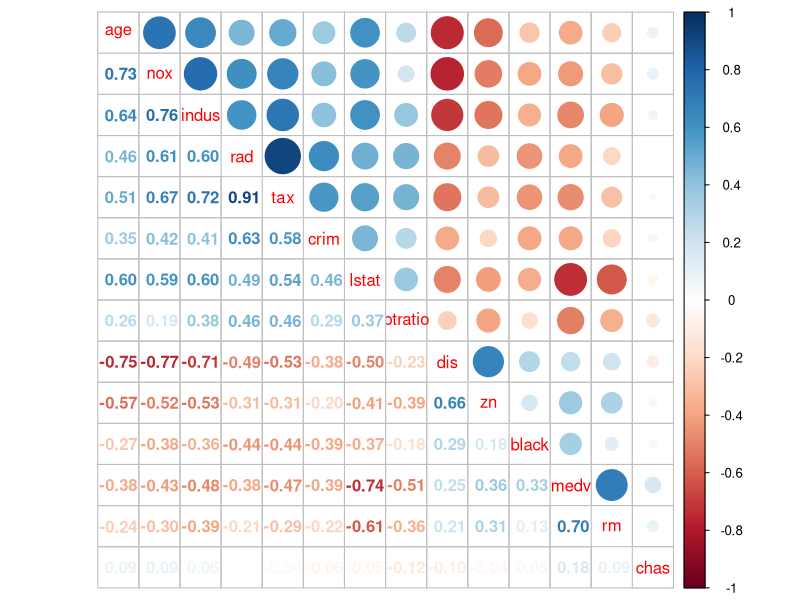
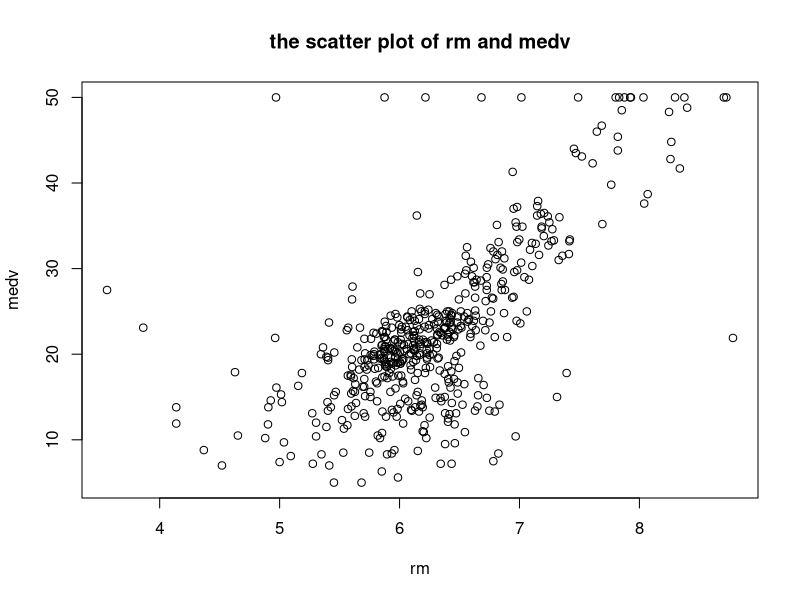
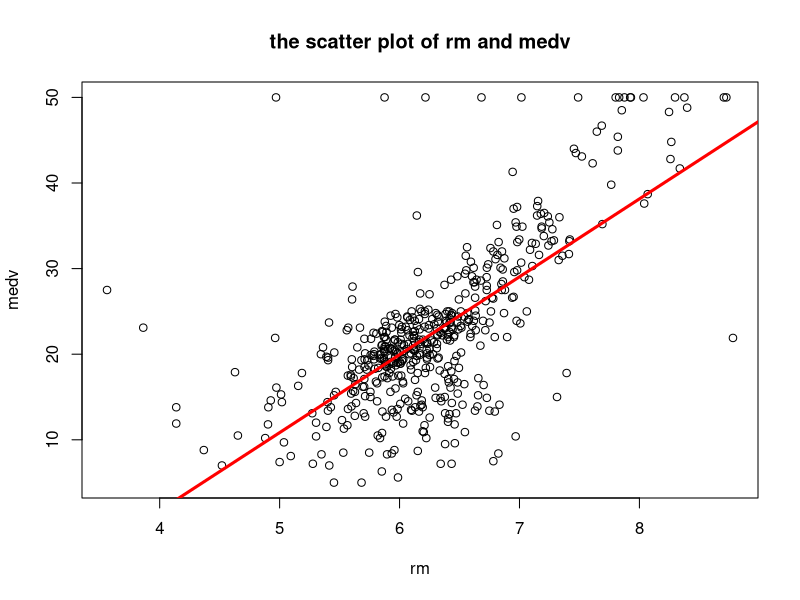
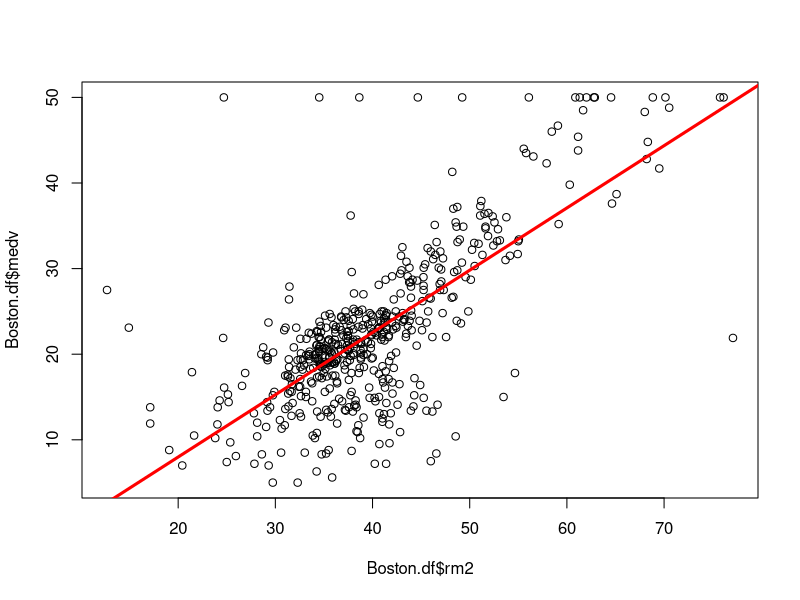
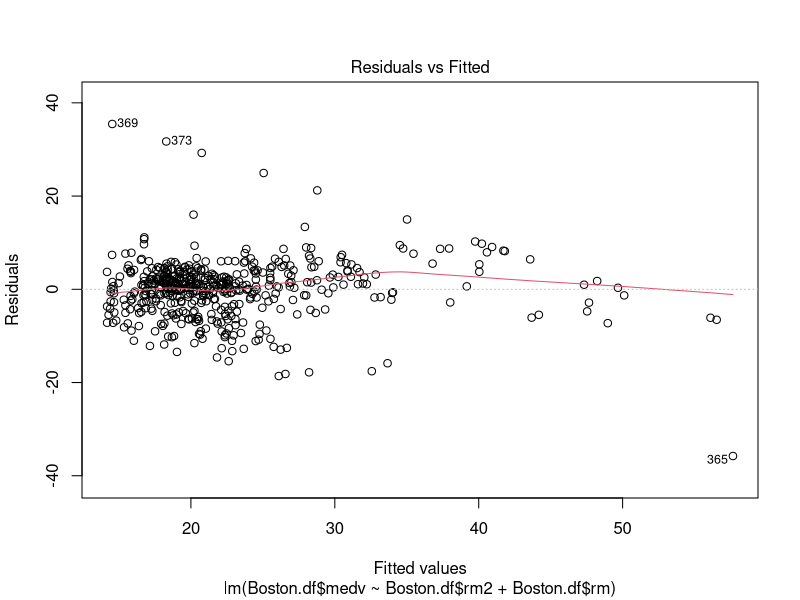
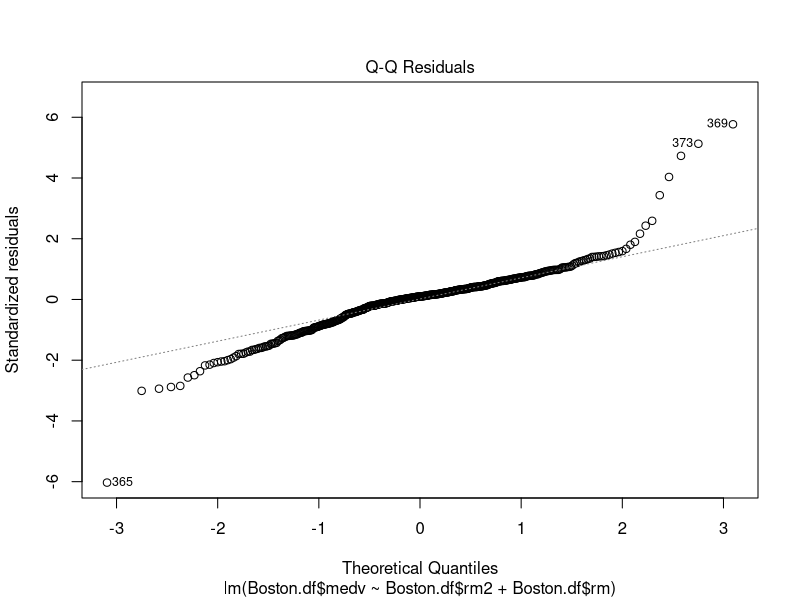
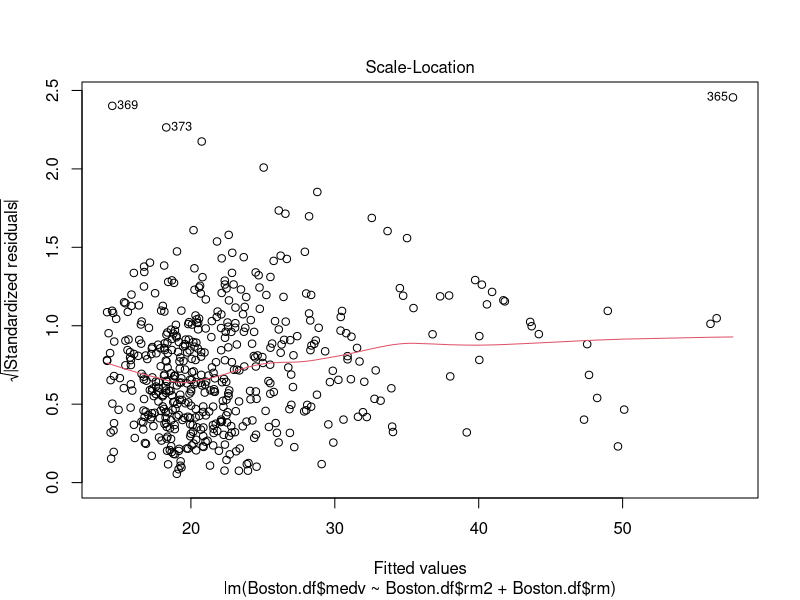
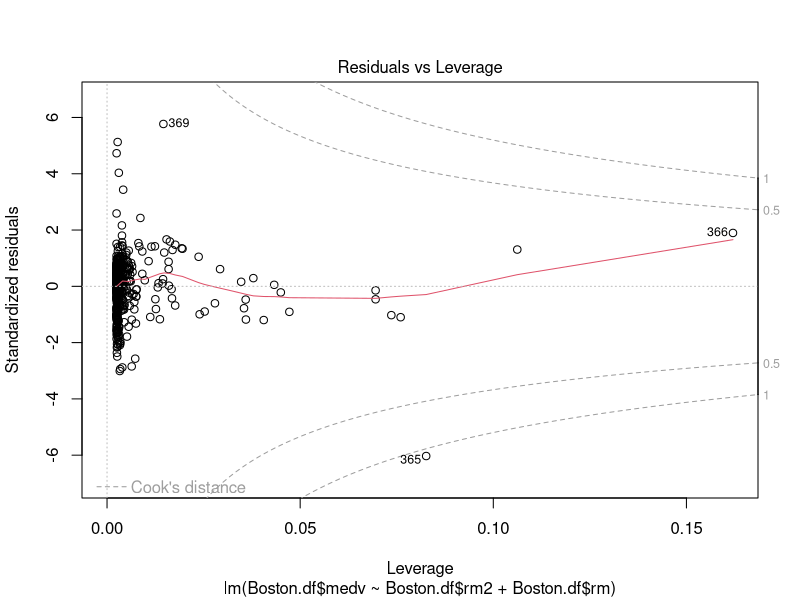

Source code (R) for these figures, in order:
library(MASS)
library(corrplot)
library(dplyr) 

summary(Boston)
head(Boston)
str(Boston)



corrplot.mixed(cor(Boston), order = 'AOE')

#As the plot shows the medv shows a strong relationship with the rm at 0.7, with the lstat at-0.74
#the ptratio at -0.51, several at aroud .40s


Boston$chas <- as.factor(Boston$chas)
Boston$rm <- as.numeric(as.character(Boston$rm))
Boston.df <- data.frame(Boston)
head(Boston.df)
names(Boston.df)

summary(Boston.df$rm)

plot(Boston.df$rm, Boston.df$medv, main="the scatter plot of rm and medv",xlab="rm",ylab="medv")
lm.fit_rm=lm(medv~rm, data = Boston.df)
summary(lm.fit_rm)
coef(lm.fit_rm)
confint(lm.fit_rm)
plot(Boston.df$rm, Boston.df$medv, main="the scatter plot of rm and medv",xlab="rm",ylab="medv")
abline(lm.fit_rm,lwd=3,col="red")

Boston.df$rm2<-Boston.df$rm*Boston.df$rm
lm.fit_2=lm(Boston.df$medv~Boston.df$rm2)
summary(lm.fit_2)
plot(Boston.df$medv~Boston.df$rm2)
abline(lm.fit_2,lwd=3,col="red")

lapply(Boston.df,is.numeric)
unlist(lapply(Boston.df,is.numeric))

#Add quadratic
lm.fit_3=lm(Boston.df$medv~Boston.df$rm2+Boston.df$rm)
summary(lm.fit_3)
plot(lm.fit_3)

#Add lstat

lm.fit_4=lm(Boston.df$medv~Boston.df$rm2+Boston.df$rm+Boston.df$lstat)
summary(lm.fit_4)
plot(lm.fit_4)













